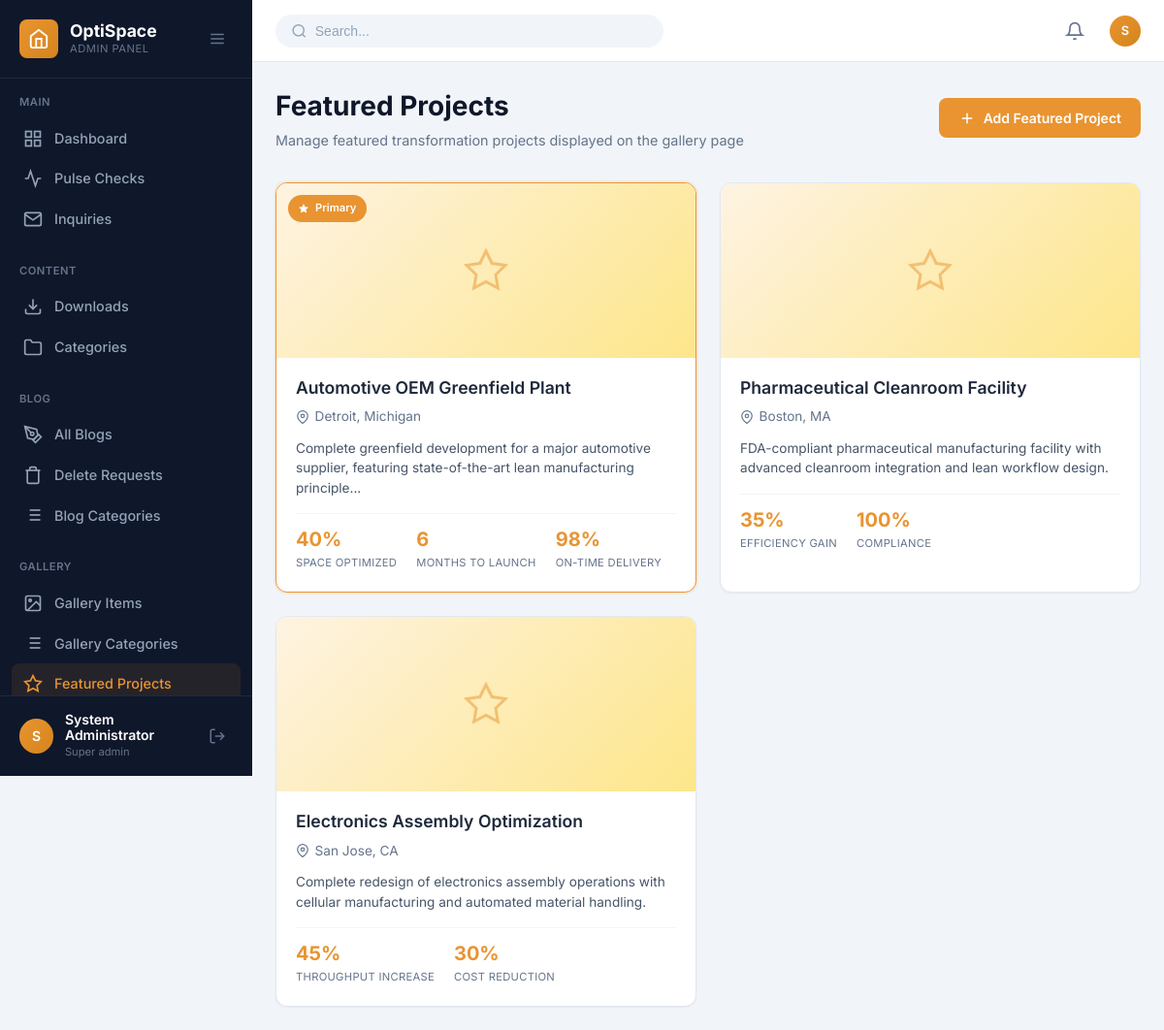
The page /admin/featured-projects.php (signed in) on the database its author committed.
### tables this page shows
CREATE TABLE IF NOT EXISTS featured_projects (
    id INT AUTO_INCREMENT PRIMARY KEY,
    gallery_item_id INT DEFAULT NULL,
    title VARCHAR(255) NOT NULL,
    description TEXT DEFAULT NULL,
    image_path VARCHAR(500) DEFAULT NULL,
    location VARCHAR(255) DEFAULT NULL,
    stat_1_value VARCHAR(50) DEFAULT NULL,
    stat_1_label VARCHAR(100) DEFAULT NULL,
    stat_2_value VARCHAR(50) DEFAULT NULL,
    stat_2_label VARCHAR(100) DEFAULT NULL,
    stat_3_value VARCHAR(50) DEFAULT NULL,
    stat_3_label VARCHAR(100) DEFAULT NULL,
    is_primary TINYINT(1) DEFAULT 0,
    is_active TINYINT(1) DEFAULT 1,
    sort_order INT DEFAULT 0,
    created_by INT DEFAULT NULL,
    created_at TIMESTAMP DEFAULT CURRENT_TIMESTAMP,
    updated_at TIMESTAMP DEFAULT CURRENT_TIMESTAMP ON UPDATE CURRENT_TIMESTAMP,
    FOREIGN KEY (gallery_item_id) REFERENCES gallery_items(id) ON DELETE SET NULL,
    FOREIGN KEY (created_by) REFERENCES admin_users(id) ON DELETE SET NULL
);

### admin/featured-projects.php (the view, shortened to what this page needs)
<?php
$conn = getDBConnection();
$projects = $conn->query("
    SELECT fp.*, gi.title as gallery_title
    FROM featured_projects fp
    LEFT JOIN gallery_items gi ON fp.gallery_item_id = gi.id
    ORDER BY fp.is_primary DESC, fp.sort_order ASC
");
include __DIR__ . '/includes/header.php';
?>
<div class="page-header">
    <div class="page-title-section">
        <h1 class="page-title">Featured Projects</h1>
        <p class="page-subtitle">Manage featured transformation projects displayed on the gallery page</p>
    </div>
    <div class="page-actions">
        <a href="featured-project-add.php" class="btn btn-primary">
            <svg viewBox="0 0 24 24" fill="none" stroke="currentColor" stroke-width="2">
                <line x1="12" y1="5" x2="12" y2="19"/>
                <line x1="5" y1="12" x2="19" y2="12"/>
            </svg>
            Add Featured Project
        </a>
    </div>
</div>
<div class="featured-projects-grid">
    <?php if ($projects->num_rows > 0): ?>
        <?php while ($project = $projects->fetch_assoc()): ?>
        <div class="featured-project-card <?php echo $project['is_active'] ? '' : 'inactive'; ?> <?php echo $project['is_primary'] ? 'primary' : ''; ?>">
            <div class="project-image">
                <?php if ($project['image_path'] && file_exists(__DIR__ . '/../' . $project['image_path'])): ?>
                    <img src="../<?php echo htmlspecialchars($project['image_path']); ?>" alt="<?php echo htmlspecialchars($project['title']); ?>">
                <?php else: ?>
                    <div class="placeholder-icon greenfield-bg">
                        <svg viewBox="0 0 24 24" fill="none" stroke="currentColor" stroke-width="1.5">
                            <polygon points="12 2 15.09 8.26 22 9.27 17 14.14 18.18 21.02 12 17.77 5.82 21.02 7 14.14 2 9.27 8.91 8.26 12 2"/>
                        </svg>
                    </div>
                <?php endif; ?>
                <?php if ($project['is_primary']): ?>
                <span class="primary-badge">
                    <svg viewBox="0 0 24 24" fill="currentColor" stroke="none" width="12" height="12">
                        <polygon points="12 2 15.09 8.26 22 9.27 17 14.14 18.18 21.02 12 17.77 5.82 21.02 7 14.14 2 9.27 8.91 8.26 12 2"/>
                    </svg>
                    Primary
                </span>
                <?php endif; ?>
            </div>
            <div class="project-content">
                <h3><?php echo htmlspecialchars($project['title']); ?></h3>
                <?php if ($project['location']): ?>
                <div class="project-location">
                    <svg viewBox="0 0 24 24" fill="none" stroke="currentColor" stroke-width="2">
                        <path d="M21 10c0 7-9 13-9 13s-9-6-9-13a9 9 0 0 1 18 0z"/>
                        <circle cx="12" cy="10" r="3"/>
                    </svg>
                    <?php echo htmlspecialchars($project['location']); ?>
                </div>
                <?php endif; ?>
                <p><?php echo htmlspecialchars(substr($project['description'], 0, 120)); ?><?php echo strlen($project['description']) > 120 ? '...' : ''; ?></p>
                <div class="project-stats">
                    <?php if ($project['stat_1_value']): ?>
                    <div class="stat">
                        <span class="stat-value"><?php echo htmlspecialchars($project['stat_1_value']); ?></span>
                        <span class="stat-label"><?php echo htmlspecialchars($project['stat_1_label']); ?></span>
                    </div>
                    <?php endif; ?>
                    <?php if ($project['stat_2_value']): ?>
                    <div class="stat">
                        <span class="stat-value"><?php echo htmlspecialchars($project['stat_2_value']); ?></span>
                        <span class="stat-label"><?php echo htmlspecialchars($project['stat_2_label']); ?></span>
                    </div>
                    <?php endif; ?>
                    <?php if ($project['stat_3_value']): ?>
                    <div class="stat">
                        <span class="stat-value"><?php echo htmlspecialchars($project['stat_3_value']); ?></span>
                        <span class="stat-label"><?php echo htmlspecialchars($project['stat_3_label']); ?></span>
                    </div>
                    <?php endif; ?>
                </div>
            </div>
        </div>
        <?php endwhile; ?>
    <?php endif; ?>
</div>
<?php include __DIR__ . '/includes/footer.php'; ?>

### admin/assets/css/admin.css (style rules this page uses)
:root { --admin-primary: #E99431; --admin-primary-dark: #d4851c; --admin-primary-light: rgba(233, 148, 49, 0.1); --admin-dark: #1E293B; --admin-dark-light: #334155; --admin-gray-900: #0F172A; --admin-gray-800: #1E293B; --admin-gray-700: #334155; --admin-gray-600: #475569; --admin-gray-500: #64748B; --admin-gray-400: #94A3B8; --admin-gray-300: #CBD5E1; --admin-gray-200: #E2E8F0; --admin-gray-100: #F1F5F9; --admin-gray-50: #F8FAFC; --admin-white: #FFFFFF; --admin-success: #10B981; --admin-success-light: rgba(16, 185, 129, 0.1); --admin-warning: #F59E0B; --admin-warning-light: rgba(245, 158, 11, 0.1); --admin-danger: #EF4444; --admin-danger-light: rgba(239, 68, 68, 0.1); --admin-info: #3B82F6; --admin-info-light: rgba(59, 130, 246, 0.1); --sidebar-width: 260px; --sidebar-collapsed-width: 70px; --sidebar-bg: var(--admin-gray-900); --sidebar-text: var(--admin-gray-400); --sidebar-active: var(--admin-primary); --header-height: 64px; --header-bg: var(--admin-white); --shadow-sm: 0 1px 2px rgba(0, 0, 0, 0.05); --shadow-md: 0 4px 6px -1px rgba(0, 0, 0, 0.1); --shadow-lg: 0 10px 15px -3px rgba(0, 0, 0, 0.1); --shadow-xl: 0 20px 25px -5px rgba(0, 0, 0, 0.1); --radius-sm: 4px; --radius-md: 8px; --radius-lg: 12px; --radius-xl: 16px; --radius-full: 9999px; --transition-fast: 0.15s ease; --transition-normal: 0.3s ease; }
*, *::before, *::after { box-sizing: border-box; margin: 0; padding: 0; }
html { font-size: 16px; -webkit-font-smoothing: antialiased; -moz-osx-font-smoothing: grayscale; }
body.admin-body { font-family: 'Inter', -apple-system, BlinkMacSystemFont, 'Segoe UI', Roboto, sans-serif; background: var(--admin-gray-100); color: var(--admin-gray-700); line-height: 1.5; min-height: 100vh; }
a { color: inherit; text-decoration: none; }
.page-header { display: flex; align-items: center; justify-content: space-between; margin-bottom: 2rem; flex-wrap: wrap; gap: 1rem; }
.page-title-section { display: flex; flex-direction: column; gap: 0.25rem; }
.page-title { font-size: 1.75rem; font-weight: 700; color: var(--admin-gray-900); }
.page-subtitle { font-size: 0.9rem; color: var(--admin-gray-500); }
.page-actions { display: flex; gap: 0.75rem; }
.btn { display: inline-flex; align-items: center; justify-content: center; gap: 0.5rem; padding: 0.625rem 1.25rem; font-size: 0.875rem; font-weight: 600; border-radius: var(--radius-md); transition: all var(--transition-fast); cursor: pointer; border: none; }
.btn svg { width: 18px; height: 18px; }
.btn-primary { background: var(--admin-primary); color: var(--admin-white); }
.stat-value { font-size: 1.75rem; font-weight: 700; color: var(--admin-gray-900); line-height: 1.2; }
.stat-label { font-size: 0.875rem; color: var(--admin-gray-500); margin-top: 0.25rem; }

### rows shown on the page
featured_projects: is_primary 1 (drawn), title "Automotive OEM Greenfield Plant", location "Detroit, Michigan", description "Complete greenfield development for a major automotive supplier, featuring state-of-the-art lean manufacturing principle", stat_1_value "40%", stat_1_label "SPACE OPTIMIZED", stat_2_value "6", stat_2_label "MONTHS TO LAUNCH", stat_3_value "98%", stat_3_label "ON-TIME DELIVERY"
featured_projects: title "Pharmaceutical Cleanroom Facility", location "Boston, MA", description "FDA-compliant pharmaceutical manufacturing facility with advanced cleanroom integration and lean workflow design.", stat_1_value "35%", stat_1_label "EFFICIENCY GAIN", stat_2_value "100%", stat_2_label "COMPLIANCE"
featured_projects: title "Electronics Assembly Optimization", location "San Jose, CA", description "Complete redesign of electronics assembly operations with cellular manufacturing and automated material handling.", stat_1_value "45%", stat_1_label "THROUGHPUT INCREASE", stat_2_value "30%", stat_2_label "COST REDUCTION"

### other values the page prints
substr($admin['full_name'] ?? 'A', 0, 1) "S"
$admin['full_name'] "System Administrator"
str_replace('_', ' ', $admin['role'] ?? 'Admin') "Super admin"
